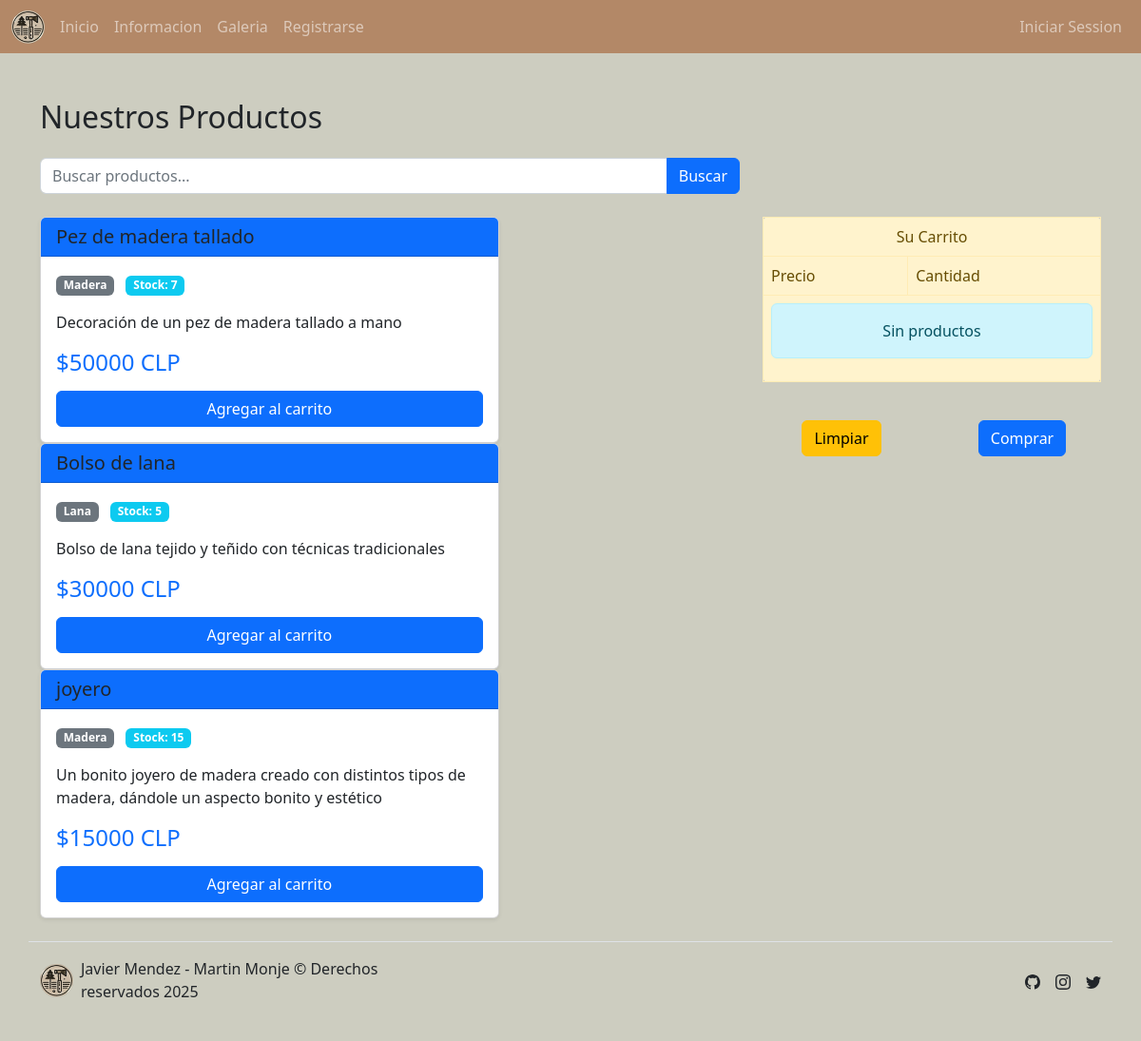
The page /tienda on the database its author committed.
### core/models.py (models this page shows, shortened)
class Producto(models.Model):
    codigo = models.CharField(max_length=20, primary_key=True, verbose_name='Código del producto')
    nombre = models.CharField(max_length=100, verbose_name='Nombre del producto')
    descripcion = models.TextField(verbose_name='Descripción del producto')
    precio = models.IntegerField(default=0, verbose_name='Precio')
    stock = models.IntegerField(default=0, verbose_name='Stock')
    categoria = models.ForeignKey('Categoria', on_delete=models.CASCADE, verbose_name='Categoria')

class Categoria(models.Model):
    idCategoria = models.IntegerField(primary_key=True, verbose_name='Id Categoria')
    nombreCategoria = models.CharField(max_length=25, verbose_name='Nombre Categoria')
    def __str__(self):
        return self.nombreCategoria

### core/views.py (the view)
# urls.py: path('tienda', tienda, name='tienda'),
def tienda(request):
    query = request.GET.get('q')
    artesanias = Producto.objects.all()
    if query:
        artesanias = artesanias.filter(nombre__icontains=query)
    data = {
        'artesanias': artesanias,
        'query': query
    }
    return render(request, 'tienda.html', data)

### core/context_processor.py (called while the page is built, shortened)
def total_carrito(request):
    total=0
    return {'total_carrito':int(total)}

### core/templates/tienda.html (shortened to what this page needs)
{% extends 'base.html' %} {% load static %}
    {% block content %}
    <div class="container mt-5">
      <h2 class="mb-4">Nuestros Productos</h2>
      <div class="row mb-4">
        <div class="col-md-8">
          <form method="GET" action="{% url 'tienda' %}">
            <div class="input-group">
              <input
                type="text"
                class="form-control"
                name="q"
                placeholder="Buscar productos..."
                value="{{ request.GET.q }}"
              />
              <button class="btn btn-primary" type="submit">Buscar</button>
            </div>
          </form>
        </div>
      </div>
      {% if artesanias %}
      <div class="row">
        <div class="col-8">
          <div class="row">
            <div class="col-12">
              <div class="row">
                {% for producto in artesanias %}
                <div class="col-8">
                  <div class="card shadow-sm">
                    <div class="card-header bg-primary text-dark">
                      <h5 class="card-tittle mb-0">{{ producto.nombre }}</h5>
                    </div>
                    <div class="card-body">
                      <div class="mb-3">
                        <span class="badge bg-secondary">
                          {{ producto.categoria }}
                        </span>
                        <span class="badge bg-info ms-2"
                          >Stock: {{producto.stock}}
                        </span>
                      </div>
                      <p class="card-text">{{producto.descripcion }}</p>
                      <div class="mt-auto">
                        <h4 class="text-primary">${{ producto.precio }} CLP</h4>
                        <a
                          href="{% url 'agregar' producto.codigo %}"
                          class="btn btn-primary w-100 mt-2"
                          >Agregar al carrito</a
                        >
                      </div>
                    </div>
                  </div>
                </div>
                {% endfor %}
              </div>
            </div>
          </div>
        </div>
        <div class="col-4">{% include "carrito.html" %}</div>
      </div>
      {% else %}
      <div class="alert alert-warning" role="alert">
        No hay productos disponibles por el momento
      </div>
      {% endif %}
    </div>
    {% endblock %}

### core/templates/base.html (shortened to what this page needs)
{% load static %}
<!DOCTYPE html>
<html lang="es">
<head>
    <link href="https://cdn.jsdelivr.net/npm/bootstrap@5.2.3/dist/css/bootstrap.min.css" rel="stylesheet"
>
    <link rel="stylesheet" href="{% static 'css/styles.css' %}">
</head>
<body>
    <nav class="navbar navbar-expand-lg navbar-dark navbar-custom">
        <div class="container-fluid">
            <img src="{% static 'img/logo/logo.png' %}" alt="Logo" height="35px" width="35px">
            {% if request.session.usuario_id %}
                {% if request.session.is_admin %}
                    {% include 'baseAdmin.html' %}
                {% else %}
                    {% include 'baseUser.html' %}
                {% endif %}
            {% else %}
                {% include 'baseGeneral.html' %}
            {% endif %}
        </div>
    </nav>
    {% block content %}
    {% endblock %}
</body>
</html>
<footer class="d-flex flex-wrap justify-content-between align-items-center py-3 my-4 border-top container">
    <div class="col-md-4 d-flex align-items-center">
        <img src="{% static 'img/logo/logo.png' %}" alt="Logo" height="35px" width="35px">
        <span class="mb-3 ms-2 mb-md-0"> Javier Mendez - Martin Monje © Derechos reservados 2025</span>
    </div>
    <ul class="nav col-md-4 justify-content-end list-unstyled d-flex">
        <li class="ms-3">
            <a class="text-dark" href="https://github.com/login">
            </a>
        </li>
        <li class="ms-3">
            <a class="text-dark" href="https://www.instagram.com/">
            </a>
        </li>
        <li class="ms-3">
            <a class="text-dark" href="https://x.com/?lang=es&mx=2">
            </a>
        </li>
    </ul>
</footer>

### core/templates/baseGeneral.html (shortened to what this page needs)
<div class="collapse navbar-collapse" id="navbarSupportedContent">
    <ul class="navbar-nav me-auto ms-2 mb-2 mb-lg-0">
        <li class="nav-item">
            <a class="nav-link" href="{% url 'index' %}">Inicio</a>
        </li>
        <li class="nav-item">
            <a class="nav-link" href="{% url 'login' %}">Informacion</a>
        </li>
        <li class="nav-item">
            <a class="nav-link" href="{% url 'login' %}">Galeria</a>
        </li>
        <li class="nav-item signUp-login">
            <a class="nav-link" href="{% url 'registro' %}">Registrarse</a>
        </li>
    </ul>
    <ul class="nav navbar-nav ml-auto">
        <li class="nav-item signIp-login">
            <a class="nav-link" href="{% url 'login' %}">Iniciar Session</a>
        </li>
    </ul>
</div>

### core/templates/carrito.html
<div>
  <table class="table table-bordered alert alert-warning">
    <thead>
      <tr scope="row" class="text-center">
        <td colspan="3" class="titulo">Su Carrito</td>
      </tr>
      <td class="categorias">Precio</td>
      <td class="categorias">Cantidad</td>
    </thead>
    <tbody>
      {% if request.session.carrito.items %} {% for key, value in request.session.carrito.items %}
      <tr>
        <td class="descripciones">{{ value.precio }}</td>
        <td class="descripciones">
          {{ value.cantidad }}
          <br />
          <a href="{% url 'agregar' value.codigo %}" class="badge btn btn-success">+</a>
          <a href="{% url 'restar' value.codigo %}" class="badge btn btn-danger">-</a>
        </td>
      </tr>
      <tr>
        <th scope="row">Total:</th>
        <td colspan="2">$ {{ value.total }}</td>
      </tr>
      {% endfor %} {% else %}
      <tr>
        <td colspan="3">
          <div class="alert alert-info text-center nProduct">Sin productos</div>
        </td>
      </tr>
      {% endif %}
    </tbody>
  </table>
  <br />
</div>
<div class="row text-center">
  <div class="col-6">
    <a href="{% url 'limpiar' %}" class="btn btn-warning">Limpiar</a>
  </div>
  <div class="col-6">
    <a href="{% url 'generarBoleta' %}" class="btn btn-primary">Comprar</a>
  </div>
</div>

### core/static/css/styles.css (style rules this page uses)
body { background: #cdcdc0; }
.navbar-custom { background-color: #b38867; }

### rows shown on the page
Producto: nombre "Pez de madera tallado", categoria "Madera", stock "7", descripcion "Decoración de un pez de madera tallado a mano", precio "50000"
Producto: nombre "Bolso de lana", categoria "Lana", stock "5", descripcion "Bolso de lana tejido y teñido con técnicas tradicionales", precio "30000"
Producto: nombre "joyero", categoria "Madera", stock "15", descripcion "Un bonito joyero de madera creado con distintos tipos de madera, dándole un aspecto bonito y estético", precio "15000"
